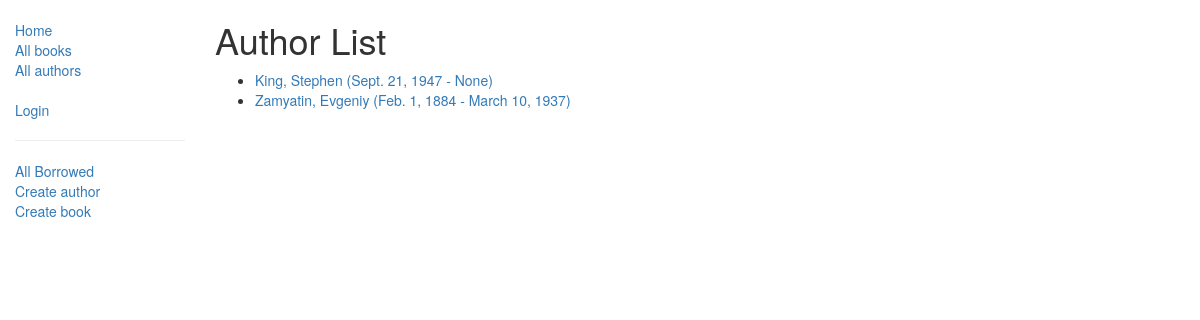
Page /catalog/authors/ on the earlier database version.
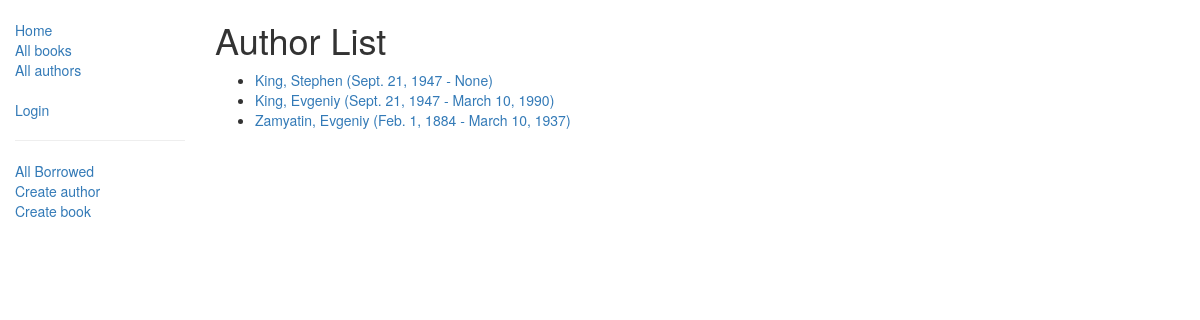
Same page on the later database version.
### catalog/models.py (models this page shows, shortened)
class Author(models.Model):
    first_name = models.CharField(max_length=100)
    last_name = models.CharField(max_length=100)
    date_of_birth = models.DateField(null=True, blank=True)
    date_of_death = models.DateField('Died', null=True, blank=True)
    def get_absolute_url(self):
        return reverse('author-detail', args=[str(self.id)])
    class Meta:
        ordering = ['last_name']

### catalog/views.py (the view)
class AuthorListView(generic.ListView):
    model = Author
    paginate_by = 10

### catalog/templates/catalog/author_list.html
{% extends "base_generic.html" %}
{% block content %}
    <h1>Author List</h1>
    {% if author_list %}
    <ul>
      {% for author in author_list %}
      <li>
          <a href="{{ author.get_absolute_url }}">{{author.last_name}}, {{author.first_name}} ({{author.date_of_birth}} - {{author.date_of_death}})</a>
      </li>
      {% endfor %}
    </ul>
    {% else %}
      <p>В библиотеке нет авторов.</p>
    {% endif %}
{% endblock %}

Differences in the rows shown:
added Author: last_name "King", first_name "Evgeniy", date_of_birth "Sept. 21, 1947", date_of_death "March 10, 1990"
